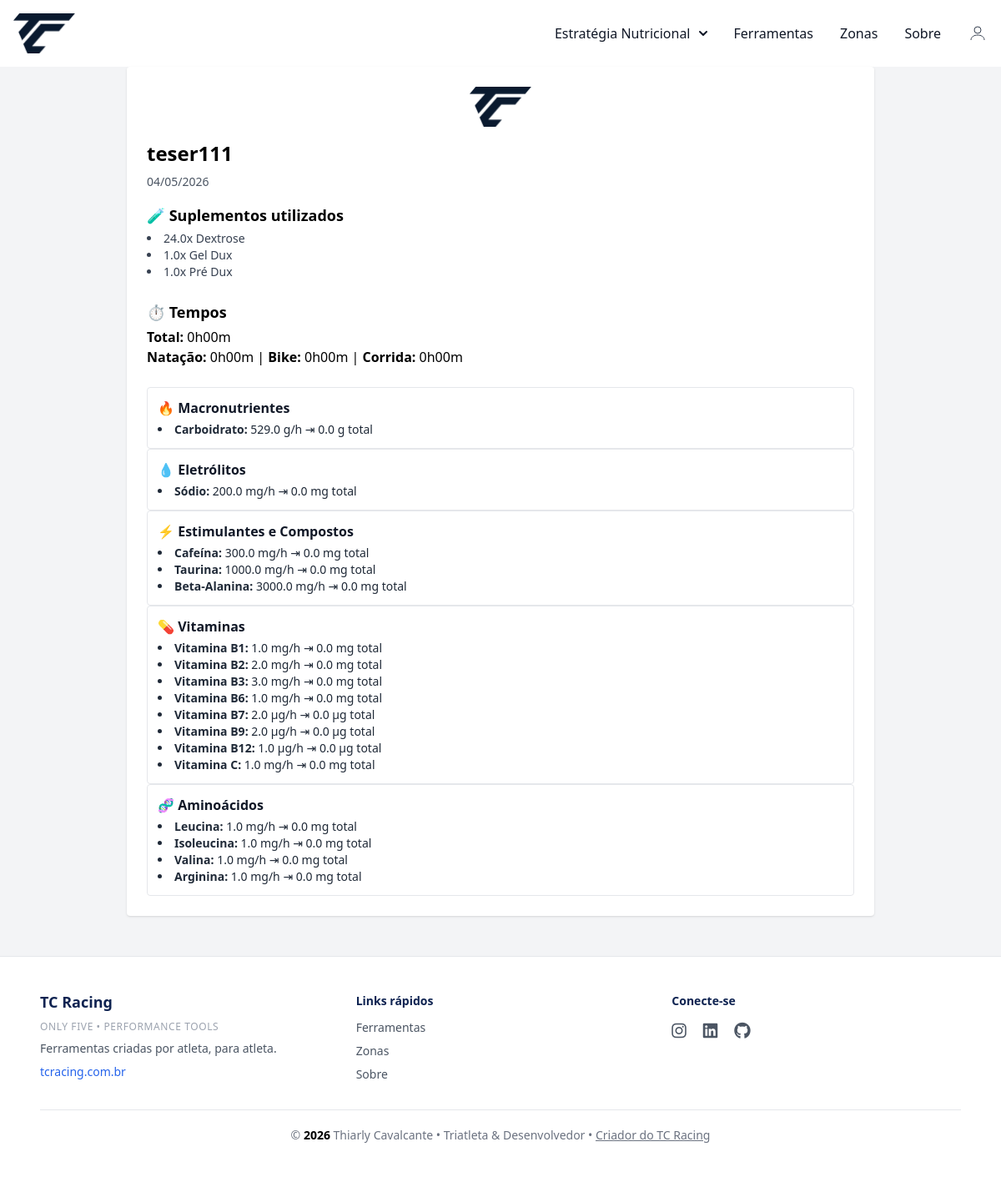
/resumo/print/24 (signed in), run on the app's committed database.
### conversor/models.py (models this page shows, shortened)
class ResumoSalvo(database.Model):
    __tablename__ = 'resumos_salvos'
    id = database.Column(database.Integer, primary_key=True)
    pessoa_id = database.Column(database.Integer, database.ForeignKey('pessoas.id'), nullable=True)
    user_id = database.Column(database.Integer, database.ForeignKey('user.id'), nullable=False)
    token_publico = database.Column(database.String(100), unique=True, nullable=True)
    nome_treino = database.Column(database.String(100), nullable=False)
    data = database.Column(database.Date, nullable=False)
    comentario = database.Column(database.Text)
    resumo_dados = database.Column(database.JSON, nullable=False)
    suplementos_utilizados = database.Column(database.Text, nullable=True)  # ✅ Novo campo
    tempo_natacao = database.Column(database.Float)
    tempo_bike = database.Column(database.Float)
    tempo_corrida = database.Column(database.Float)
    tempo_total = database.Column(database.Float)
    ordem = database.Column(database.Integer, nullable=False, default=0)
    pessoa = database.relationship('Pessoa', backref='resumos')
    criado_em = database.Column(database.DateTime, default=datetime.utcnow)

### conversor/router.py (the view)
@app.route("/resumo/print/<int:id>")
@login_required
def print_resumo(id):
    resumo = ResumoSalvo.query.get_or_404(id)
    if resumo.user_id != current_user.id:
        return redirect(url_for('resumo_view'))
    return render_template(
        "resumo_print.html",
        resumo=resumo,
        unidades=UNIDADES_PRINT,
        formatar_tempo_decimal=formatar_tempo_decimal
    )

### conversor/models.py (called while the page is built)
@login_manager.user_loader
def load_user(user_id):
    return User.query.get(int(user_id))

### conversor/templates/resumo_print.html (shortened to what this page needs)
{% extends "base.html" %}
{% block content %}
{% macro formatar_tempo_decimal(decimal) %}
  {% if decimal is not none %}
    {% set horas = decimal|int %}
    {% set minutos = ((decimal - horas) * 60)|round(0, 'floor') %}
    {{ horas }}h{{ "%02d"|format(minutos) }}m
  {% else %}-{% endif %}
{% endmacro %}
<div class="max-w-4xl mx-auto bg-white p-6 rounded shadow print-card print-wrap print-pad">
  <div class="flex items-center justify-center mb-4">
    <img src="{{ url_for('static', filename='image/logotc-navbar.png') }}"
         alt="Logo" class="h-12 print-logo">
  </div>
  <h1 class="text-2xl font-bold mb-2">{{ resumo.nome_treino }}</h1>
  <p class="text-sm text-gray-600 mb-4">{{ resumo.data.strftime('%d/%m/%Y') }}</p>
  {% if resumo.suplementos_utilizados %}
  <div class="mb-6">
    <h2 class="text-lg font-semibold mb-1">🧪 Suplementos utilizados</h2>
    <ul class="list-disc list-inside text-sm text-gray-700">
      {% for item in resumo.suplementos_utilizados.split(',') %}
        <li>{{ item.strip() }}</li>
      {% endfor %}
    </ul>
  </div>
  {% endif %}
  <div class="mb-6">
    <h2 class="text-lg font-semibold mb-1">⏱️ Tempos</h2>
    <p><strong>Total:</strong> {{ formatar_tempo_decimal(resumo.tempo_total) }}</p>
    <p>
      <strong>Natação:</strong> {{ formatar_tempo_decimal(resumo.tempo_natacao) }} |
      <strong>Bike:</strong> {{ formatar_tempo_decimal(resumo.tempo_bike) }} |
      <strong>Corrida:</strong> {{ formatar_tempo_decimal(resumo.tempo_corrida) }}
    </p>
  </div>
  {% set ordem = ["Macronutrientes","Eletrólitos","Estimulantes e Compostos","Vitaminas","Aminoácidos"] %}
  {% set ordem_eletrolitos = ["Sódio","Magnésio","Potássio","Cálcio"] %}
  {% set classe_cat = {
    "Macronutrientes":"cat-macro",
    "Eletrólitos":"cat-ele",
    "Estimulantes e Compostos":"cat-stim",
    "Vitaminas":"cat-vit",
    "Aminoácidos":"cat-amino"
  } %}
  <div class="print-grid">
    {% for categoria in ordem %}
      {% if resumo.resumo_dados.get(categoria) %}
        {% set dados = resumo.resumo_dados[categoria] %}
        {% if categoria == "Eletrólitos" %}
          {% set total = namespace(v=0) %}
          {% for k in ordem_eletrolitos %}{% set total.v = total.v + (dados.get(k,0) or 0) %}{% endfor %}
          {% set mostrar = total.v > 0 %}
        {% else %}
          {% set soma = dados.values() | map('float') | sum %}
          {% set mostrar = soma > 0 %}
        {% endif %}
        {% if mostrar %}
        <div class="p-3 rounded border print-item {{ classe_cat.get(categoria,'') }}">
          <h3 class="font-semibold text-gray-900 mb-1">
            {{ "💧" if categoria=="Eletrólitos" else ("🔥" if categoria=="Macronutrientes" else ("⚡" if categoria=="Estimulantes e Compostos" else ("💊" if categoria=="Vitaminas" else "🧬"))) }}
            {{ categoria }}
          </h3>
          <ul class="list-disc list-inside text-sm text-gray-800 print-list">
            {% if categoria == "Eletrólitos" %}
              {% for item in ordem_eletrolitos %}
                {% set valor = dados.get(item,0) %}
                {% if valor > 0 %}
                  <li><strong>{{ item }}:</strong>
                    {{ valor|round(1) }} {{ unidades[categoria].get(item,'') }}/h ⇥
                    {{ (valor * resumo.tempo_total)|round(1) }} {{ unidades[categoria].get(item,'') }} total
                  </li>
                {% endif %}
              {% endfor %}
            {% else %}
              {% for item, valor in dados.items() if valor > 0 %}
                <li><strong>{{ item }}:</strong>
                  {{ valor|round(1) }} {{ unidades[categoria].get(item,'') }}/h ⇥
                  {{ (valor * resumo.tempo_total)|round(1) }} {{ unidades[categoria].get(item,'') }} total
                </li>
              {% endfor %}
            {% endif %}
          </ul>
        </div>
        {% endif %}
      {% endif %}
    {% endfor %}
  </div>
</div>
{% endblock %}

### conversor/templates/base.html (shortened to what this page needs)
<!DOCTYPE html>
<html lang="pt">
<head>
    <link rel="stylesheet" href="https://cdnjs.cloudflare.com/ajax/libs/font-awesome/6.5.0/css/all.min.css">
    <link href="https://cdn.jsdelivr.net/npm/tom-select@2.3.1/dist/css/tom-select.css" rel="stylesheet">
    <script src="https://cdn.tailwindcss.com"></script>
    <link rel="stylesheet" href="{{ url_for('static', filename='css/style.css') }}">
</head>
<body>
    {% include 'navbar.html' %}
    <div class="content">
    {% block content %}
    {% endblock %}
    </div>
<footer class="w-full bg-white border-t border-gray-200 mt-12">
    <div class="max-w-6xl mx-auto px-6 py-10">
        <div class="grid grid-cols-1 md:grid-cols-3 gap-8 text-center md:text-left">
            <div>
                <h3 class="text-lg font-bold title-nave mb-2">
                    <a href="https://www.tcracing.com.br/" target="_blank" class="hover:text-blue-700">
                        TC Racing
                    </a>
                </h3>
                    <p class="text-xs text-gray-400 mb-2 tracking-wider uppercase">
                      Only Five • Performance Tools
                    </p>
                <p class="text-sm text-gray-600">
                    Ferramentas criadas por atleta, para atleta.
                </p>
                <a href="https://www.tcracing.com.br/" target="_blank"
                  class="text-sm text-blue-600 hover:underline mt-2 inline-block">
                    tcracing.com.br
                </a>
            </div>
            <div>
                <h3 class="text-sm font-bold title-nave mb-3">Links rápidos</h3>
                <div class="flex flex-col gap-2 text-sm">
                    <a href="{{ url_for('ferramentas_calculadora') }}" class="text-gray-600 hover:text-blue-700">
                        Ferramentas
                    </a>
                    <a href="{{ url_for('zonas') }}" class="text-gray-600 hover:text-blue-700">
                        Zonas
                    </a>
                    <a href="{{ url_for('sobre') }}" class="text-gray-600 hover:text-blue-700">
                        Sobre
                    </a>
                </div>
            </div>
            <div>
                <h3 class="text-sm font-bold title-nave mb-3">Conecte-se</h3>
                <div class="flex justify-center md:justify-start gap-5 text-xl">
                    <a href="https://www.instagram.com/thiarly_tc/" target="_blank"
                       class="text-gray-600 hover:text-pink-600" aria-label="Instagram">
                        <i class="fa-brands fa-instagram"></i>
                    </a>
                    <a href="https://www.linkedin.com/in/thiarly-cavalcante-b0aa6056/" target="_blank"
                       class="text-gray-600 hover:text-blue-700" aria-label="LinkedIn">
                        <i class="fa-brands fa-linkedin"></i>
                    </a>
                    <a href="https://github.com/thiarly" target="_blank"
                       class="text-gray-600 hover:text-black" aria-label="GitHub">
                        <i class="fa-brands fa-github"></i>
                    </a>
                </div>
            </div>
        </div>
        <div class="border-t border-gray-200 mt-8 pt-5 text-center text-sm text-gray-500">
            &copy; <span id="copyrightYear"></span> Thiarly Cavalcante • Triatleta & Desenvolvedor •
            <a href="https://tccavalcante.com" target="_blank"
               class="underline hover:text-blue-700">
                Criador do TC Racing
            </a>
        </div>
    </div>
</footer>
</body>
</html>

### conversor/templates/navbar.html (shortened to what this page needs)
<!DOCTYPE html>
<html lang="en">
<head>
    <script src="https://cdn.tailwindcss.com"></script>
</head>
<body class="bg-gray-100">
<nav class="bg-white border-gray-200">
  <div class="max-w-screen-xl flex flex-wrap items-center justify-between mx-auto p-4">
    <a href="{{url_for('zonas')}}" class="flex items-center">
      <img src="{{ url_for('static', filename='image/logotc-navbar.png')}}" class="h-12 mr-3 " alt="Flowbite Logo" />
    </a>
    <div class="hidden w-full md:block md:w-auto" id="divNav">
      <ul class="flex flex-col font-medium p-4 md:p-0 mt-4 border border-gray-100 rounded-lg bg-gray-50 md:space-x-8 rtl:space-x-reverse md:flex-row md:mt-0 md:border-0 md:bg-white md">
        <li class="relative">
          <button id="dropdownNavbarLink4" data-dropdown-toggle="dropdownNavbar" class="flex items-center justify-between w-full py-2 px-3 text-gray-900 rounded hover:bg-gray-100 md:hover:bg-transparent md:border-0 md:hover:text-blue-700 md:p-0 md:w-auto ">Estratégia Nutricional <svg class="w-2.5 h-2.5 ms-2.5" aria-hidden="true" xmlns="http://www.w3.org/2000/svg" fill="none" viewBox="0 0 10 6">
    <path stroke="currentColor" stroke-linecap="round" stroke-linejoin="round" stroke-width="2" d="m1 1 4 4 4-4"/>
    </svg></button>
      </li>
      <li>
        <a href="{{ url_for('ferramentas_calculadora') }}"
       class="block py-2 px-3 text-gray-900 rounded hover:bg-gray-100 md:hover:bg-transparent md:hover:text-blue-700 md:p-0">
        Ferramentas
        </a>
      </li>
        <li>
          <a href="{{ url_for('zonas') }}" class="block py-2 px-3 text-gray-900 rounded hover:bg-gray-100 md:hover:bg-transparent md:border-0 md:hover:text-blue-700 md:p-0" aria-current="page">Zonas</a>
        </li>
        <li>
          <a href="{{ url_for('sobre') }}" class="block py-2 px-3 text-gray-900 rounded hover:bg-gray-100 md:hover:bg-transparent md:border-0 md:hover:text-blue-700 md:p-0">Sobre</a>
        </li>
        {% if current_user.is_authenticated %}
        <li class="relative">
          <button id="userDropdown" class="flex items-center space-x-2 text-gray-700 ">
            <svg xmlns="http://www.w3.org/2000/svg" class="w-6 h-6" fill="none" viewBox="0 0 24 24" stroke="currentColor">
              <circle cx="12" cy="8" r="4" />
              <path d="M4 20c0-4 4-6 8-6s8 2 8 6" />
            </svg>
          </button>
        </li>
        {% endif %}
    </div>
  </div>
</nav>
</body>
</html>

### conversor/static/css/style.css (style rules this page uses)
span { color: black; font-weight: bold; }
html { height: 100%; }
body { display: flex; flex-direction: column; min-height: 100vh; margin: 0; }
.content { flex: 1 0 auto; }
footer { flex-shrink: 0; }
.title-nave { position: relative; display: inline-block; color: #0F2351; font-weight: 700; }
.title-nave::after { content: ""; position: absolute; width: 0; height: 3px; left: 0; bottom: -4px; background-color: #0a1a2f; transition: width 0.3s ease; }

### data on the page
ResumoSalvo: nome_treino "teser111", data "04/05/2026", (valor*resumo.tempo_total)|round(1) "0.0" "0.0" "0.0" "0.0" "0.0" "0.0" "0.0" "0.0" "0.0" "0.0" "0.0" "0.0" "0.0" "0.0" "0.0" "0.0", (valor*resumo.tempo_total)|round(1) "0.0"

### other printed values
{{ item.strip() }} "24.0x Dextrose" "1.0x Gel Dux" "1.0x Pré Dux"
{{ horas }} "0 0 0 0"
{{ "%02d"|format(minutos) }} "00 00 00 00"
{{ categoria }} "Macronutrientes" "Eletrólitos" "Estimulantes e Compostos" "Vitaminas" "Aminoácidos"
{{ item }} "Carboidrato" "Cafeína" "Taurina" "Beta-Alanina" "Vitamina B1" "Vitamina B2" "Vitamina B3" "Vitamina B6" "Vitamina B7" "Vitamina B9" "Vitamina B12" "Vitamina C" "Leucina" "Isoleucina" "Valina" "Arginina"
{{ valor|round(1) }} "529.0" "300.0" "1000.0" "3000.0" "1.0" "2.0" "3.0" "1.0" "2.0" "2.0" "1.0" "1.0" "1.0" "1.0" "1.0" "1.0"
{{ unidades[categoria].get(item,'') }} "g" "mg" "mg" "mg" "mg" "mg" "mg" "mg" "µg" "µg" "µg" "mg" "mg" "mg" "mg" "mg"
{{ item }} "Sódio"
{{ valor|round(1) }} "200.0"
{{ unidades[categoria].get(item,'') }} "mg"
